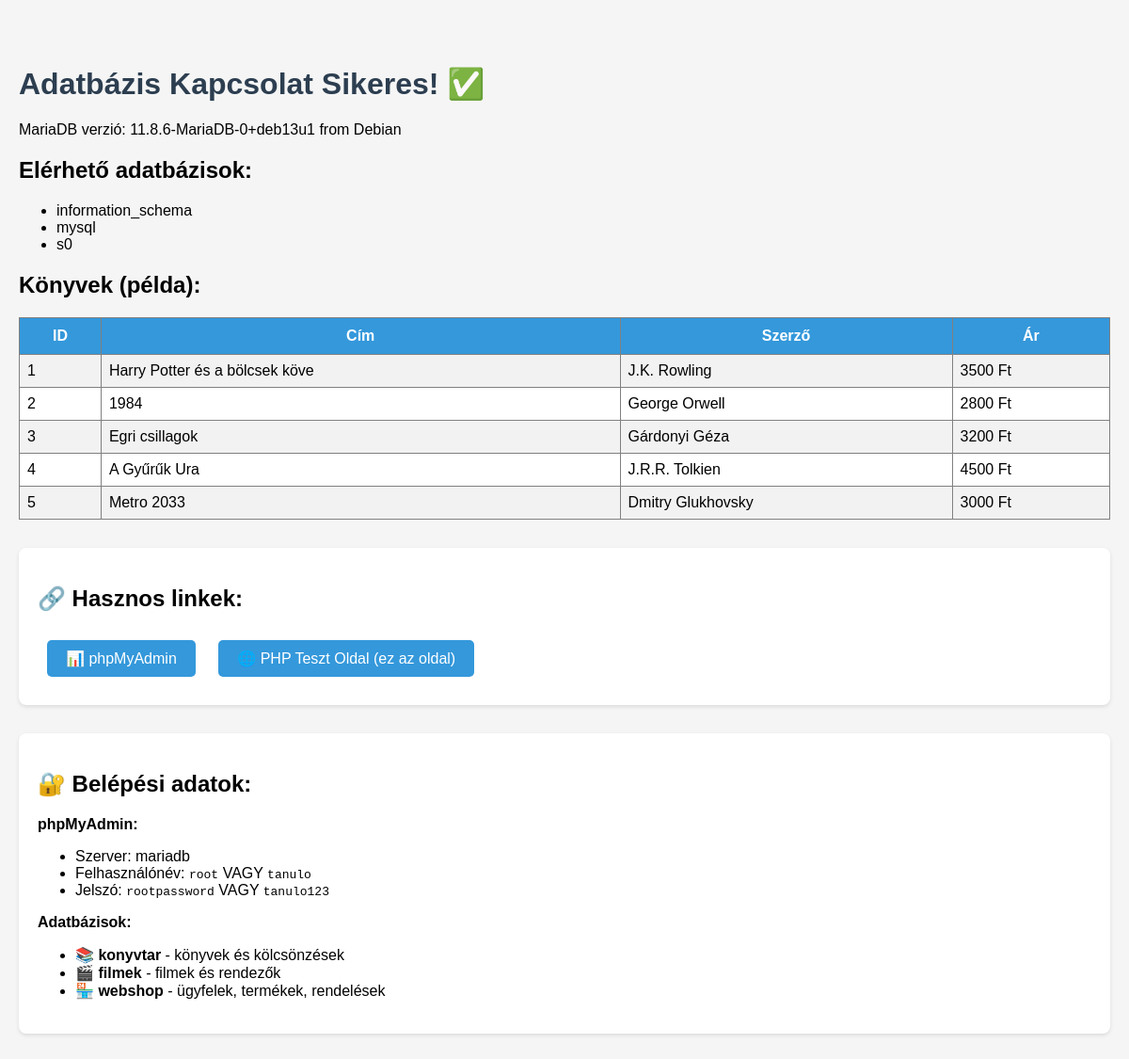
/php/index.php, run on the app's committed database.
### tables this page shows
CREATE TABLE konyvek (
    konyv_id INT PRIMARY KEY AUTO_INCREMENT,
    cim VARCHAR(200) NOT NULL,
    szerzo VARCHAR(100) NOT NULL,
    kiado VARCHAR(100),
    ev INT,
    ar INT,
    INDEX idx_szerzo (szerzo),
    INDEX idx_ev (ev)
);

### php/index.php (the view, shortened to what this page needs)
<?php
$host = 'mariadb';
$db = 'gyakorlo_db';
$user = 'tanulo';
$pass = 'tanulo123';
try {
    $pdo = new PDO("mysql:host=$host;dbname=$db;charset=utf8mb4", $user, $pass);
    $pdo->setAttribute(PDO::ATTR_ERRMODE, PDO::ERRMODE_EXCEPTION);
    echo "<h1>Adatbázis Kapcsolat Sikeres! ✅</h1>";
    echo "<p>MariaDB verzió: " . $pdo->query('SELECT VERSION()')->fetchColumn() . "</p>";
    $stmt = $pdo->query('SHOW DATABASES');
    echo "<h2>Elérhető adatbázisok:</h2><ul>";
    while ($row = $stmt->fetch(PDO::FETCH_NUM)) {
        echo "<li>{$row[0]}</li>";
    }
    echo "</ul>";
    $pdo->exec("USE konyvtar");
    $stmt = $pdo->query('SELECT * FROM konyvek LIMIT 5');
    echo "<h2>Könyvek (példa):</h2>";
    echo "<table border='1' cellpadding='5'>";
    echo "<tr><th>ID</th><th>Cím</th><th>Szerző</th><th>Ár</th></tr>";
    while ($row = $stmt->fetch(PDO::FETCH_ASSOC)) {
        echo "<tr>";
        echo "<td>{$row['konyv_id']}</td>";
        echo "<td>{$row['cim']}</td>";
        echo "<td>{$row['szerzo']}</td>";
        echo "<td>{$row['ar']} Ft</td>";
        echo "</tr>";
    }
    echo "</table>";
} catch(PDOException $e) {
    echo "<h1>Kapcsolódási hiba! ❌</h1>";
    echo "<p>Hiba: " . $e->getMessage() . "</p>";
    echo "<p>Várj pár másodpercet, amíg a MariaDB elindul, majd frissítsd az oldalt!</p>";
}
?>
<!DOCTYPE html>
<html lang="hu">
<head>
</head>
<body>
    <div class="links">
        <h2>🔗 Hasznos linkek:</h2>
        <a href="http://localhost:8080" target="_blank">📊 phpMyAdmin</a>
        <a href="http://localhost:8081" target="_blank">🌐 PHP Teszt Oldal (ez az oldal)</a>
    </div>
    <div class="links">
        <h2>🔐 Belépési adatok:</h2>
        <p><strong>phpMyAdmin:</strong></p>
        <ul>
            <li>Szerver: mariadb</li>
            <li>Felhasználónév: <code>root</code> VAGY <code>tanulo</code></li>
            <li>Jelszó: <code>rootpassword</code> VAGY <code>tanulo123</code></li>
        </ul>
        <p><strong>Adatbázisok:</strong></p>
        <ul>
            <li>📚 <strong>konyvtar</strong> - könyvek és kölcsönzések</li>
            <li>🎬 <strong>filmek</strong> - filmek és rendezők</li>
            <li>🏪 <strong>webshop</strong> - ügyfelek, termékek, rendelések</li>
        </ul>
    </div>
</body>
</html>

### php/index.php (style rules this page uses)
body { font-family: Arial, sans-serif; max-width: 1200px; margin: 50px auto; padding: 20px; background: #f5f5f5; }
h1 { color: #2c3e50; }
table { background: white; border-collapse: collapse; width: 100%; margin: 20px 0; }
th { background: #3498db; color: white; padding: 10px; }
td { padding: 8px; }
tr:nth-child(even) { background: #f2f2f2; }
.links { margin: 30px 0; padding: 20px; background: white; border-radius: 8px; box-shadow: 0 2px 4px rgba(0,0,0,0.1); }
.links a { display: inline-block; margin: 10px; padding: 10px 20px; background: #3498db; color: white; text-decoration: none; border-radius: 5px; }

### data on the page
konyvek: konyv_id "1", cim "Harry Potter és a bölcsek köve", szerzo "J.K. Rowling", ar "3500"
konyvek: konyv_id "2", cim "1984", szerzo "George Orwell", ar "2800"
konyvek: konyv_id "3", cim "Egri csillagok", szerzo "Gárdonyi Géza", ar "3200"
konyvek: konyv_id "4", cim "A Gyűrűk Ura", szerzo "J.R.R. Tolkien", ar "4500"
konyvek: konyv_id "5", cim "Metro 2033", szerzo "Dmitry Glukhovsky", ar "3000"

### other printed values
$pdo->query('SELECT VERSION()')->fetchColumn() "11.8.6-MariaDB-0+deb13u1 from Debian"
$row[0] "information_schema"
$row[0] "mysql"
$row[0] "s0"
